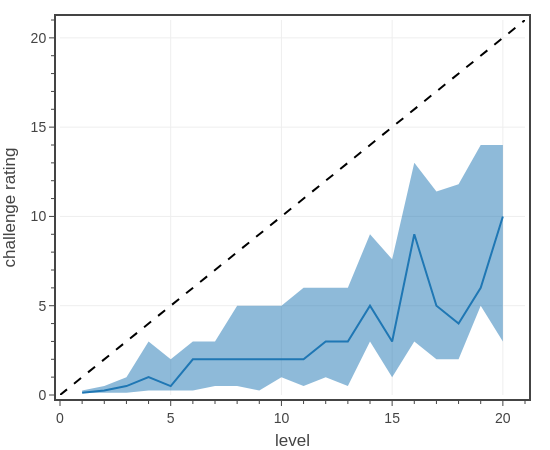

Notebook cell for this chart:
### Markdown cell above
# Figures

### Code cell
# Fig. 1: Plots a histogram of monsters per encounter
import plotly.graph_objects as go
from plotly.subplots import make_subplots

levels = list(range(1,21))

fig = go.Figure()

yMed = []
yHigh = []
yLow  = []
difficulties = ['Easy','Medium','Hard','Deadly','Very Deadly']
#difficulties = ['Hard','Deadly']
for level in levels:
    #dft = dfe[dfe['party_level'].eq(level) & dfe['2014 XP_ratio'].ge(0.30)]
    dft = dfe[dfe['party_level'].eq(level) & dfe['2014 difficulty'].isin(difficulties)]
    monster_cr_values = []
    for x in dft['monsters_cr']:
        monster_cr_values.extend(x)

    yMed.append(np.median(monster_cr_values))
    yHigh.append(np.quantile(monster_cr_values, 0.8))
    yLow.append(np.quantile(monster_cr_values, 0.2))


fig.add_trace(go.Scatter(
    x=levels,
    y=yLow,
    showlegend=False,
    mode='lines',
    line_width=0,
    line_color=COLOR_LIST[0],
    hoverinfo='skip',
))

fig.add_trace(go.Scatter(
    x=levels,
    y=yHigh,
    showlegend=False,
    mode='lines',
    line_width=0,
    fill='tonexty',
    line_color=COLOR_LIST[0],
    hoverinfo='skip',
))

fig.add_trace(go.Scatter(
    x=levels,
    y=yMed,
    showlegend=False,
    mode='lines',
    line_color=COLOR_LIST[0],
    #customdata=dfC.index,
    hovertemplate = ''
        + 'level %{x:.0f}<br>'
        + 'CR %{y:.0f}'
        + '<extra></extra>'
))

fig.add_trace(go.Scatter(
    x=[0,21],
    y=[0,21],
    showlegend=False,
    mode='lines',
    line_color='black',
    line_dash='dash',
    hoverinfo='skip',
))

# set layout
fig.update_layout(
    template=tfb.FIG_TEMPLATE,
    xaxis=dict(title_text='level', range=[0,21], tickformat='.0f', dtick=5, minor_dtick=1),
    yaxis=dict(title_text='challenge rating', range=[0,21], tickformat='.0f', dtick=5, minor_dtick=1),
    width=550, 
    height=450,
)

fig.show(config=tfb.FIG_CONFIG)

# save figures
if SAVEFIGS:
    fig.write_image('../../assets/images/adventure-encounter-monsters.png')
    fig.update_layout(autosize=True, width=None, height=None)
    tfb.save_fig_html(fig, format='large', name=f'./fig-monster-cr-range-vs-level-large', selector={'name': 'none'})
    tfb.save_fig_html(fig, format='small', name=f'./fig-monster-cr-range-vs-level-small', selector={'name': 'none'})

### Figure 1 — Plotly figure (JSON) as saved in the notebook; plotly's stock layout.template omitted (floating-point values rounded to 4 significant figures)
{"data": [{"hoverinfo": "skip", "line": {"color": "#1f77b4", "width": 0}, "mode": "lines", "showlegend": false, "type": "scatter", "x": [1, 2, 3, 4, 5, 6, 7, 8, 9, 10, 11, 12, 13, 14, 15, 16, 17, 18, 19, 20], "y": [0.125, 0.125, 0.125, 0.25, 0.25, 0.25, 0.5, 0.5, 0.25, 1, 0.5, 1, 0.5, 3, 1, 3, 2, 2, 5, 3]}, {"fill": "tonexty", "hoverinfo": "skip", "line": {"color": "#1f77b4", "width": 0}, "mode": "lines", "showlegend": false, "type": "scatter", "x": [1, 2, 3, 4, 5, 6, 7, 8, 9, 10, 11, 12, 13, 14, 15, 16, 17, 18, 19, 20], "y": [0.25, 0.5, 1, 3, 2, 3, 3, 5, 5, 5, 6, 6, 6, 9, 7.6, 13, 11.4, 11.8, 14, 14]}, {"hovertemplate": "level %{x:.0f}<br>CR %{y:.0f}<extra></extra>", "line": {"color": "#1f77b4"}, "mode": "lines", "showlegend": false, "type": "scatter", "x": [1, 2, 3, 4, 5, 6, 7, 8, 9, 10, 11, 12, 13, 14, 15, 16, 17, 18, 19, 20], "y": [0.125, 0.25, 0.5, 1, 0.5, 2, 2, 2, 2, 2, 2, 3, 3, 5, 3, 9, 5, 4, 6, 10]}, {"hoverinfo": "skip", "line": {"color": "black", "dash": "dash"}, "mode": "lines", "showlegend": false, "type": "scatter", "x": [0, 21], "y": [0, 21]}], "layout": {"height": 450, "width": 550, "xaxis": {"dtick": 5, "minor": {"dtick": 1}, "range": [0, 21], "tickformat": ".0f", "title": {"text": "level"}}, "yaxis": {"dtick": 5, "minor": {"dtick": 1}, "range": [0, 21], "tickformat": ".0f", "title": {"text": "challenge rating"}}}}
